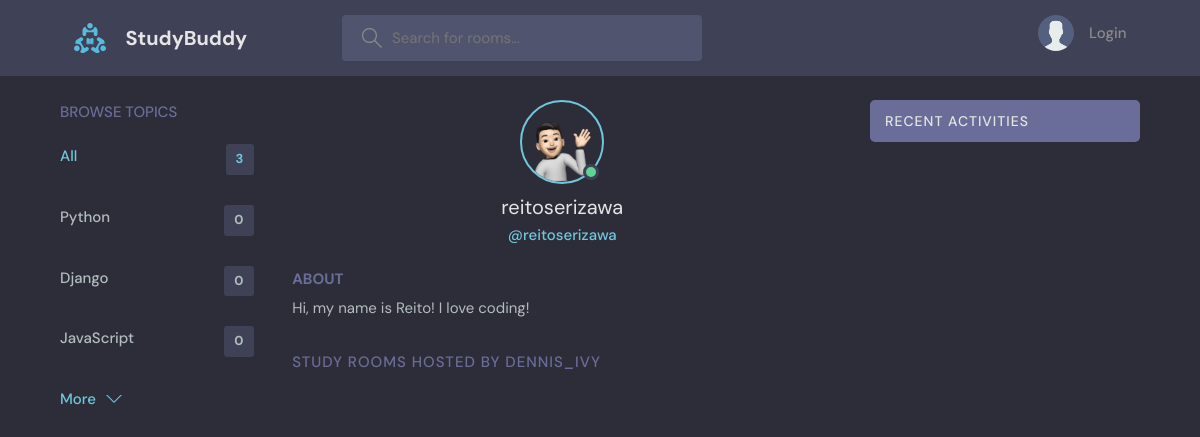
/profile/2/, run on an earlier commit of the app's database.
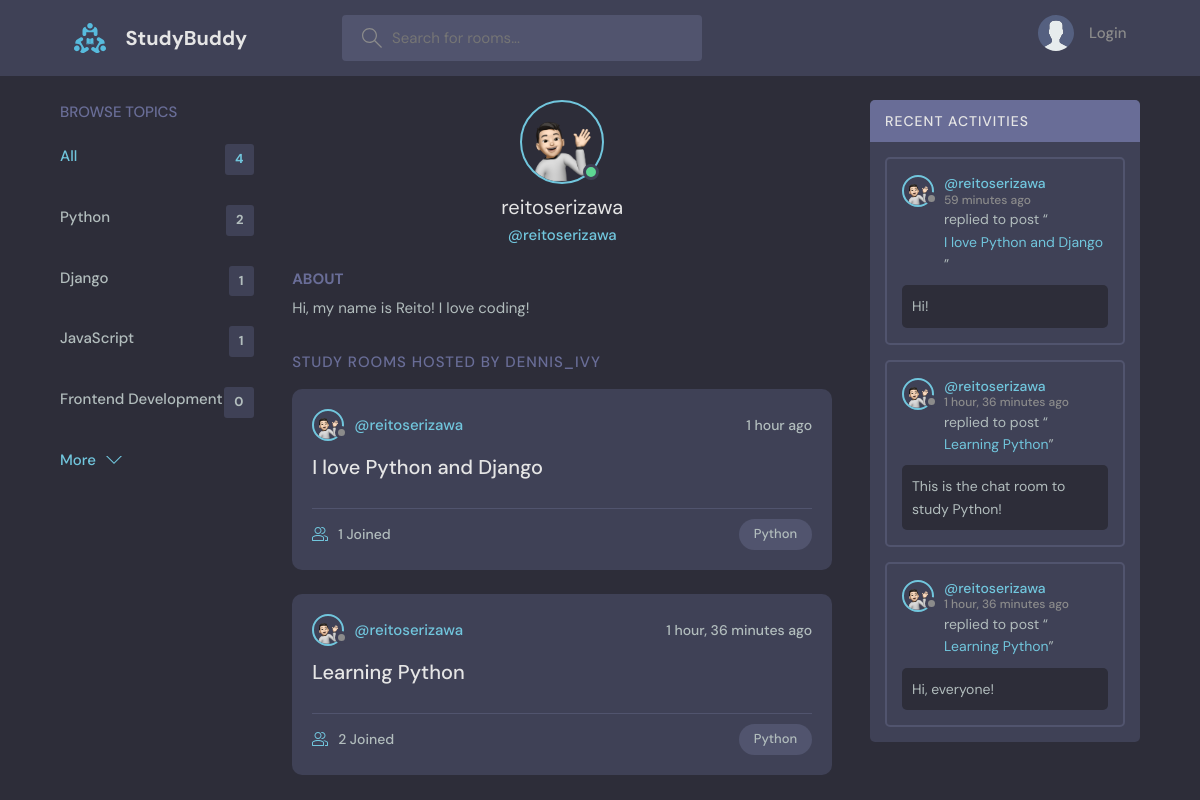
And on a later commit of the database.
### base/models.py (models this page shows, shortened)
class Topic(models.Model):
    name = models.CharField(max_length=200)

class User(AbstractUser):
    name = models.CharField(max_length=200, null=True)
    email = models.EmailField(unique=True, null=True)
    bio = models.TextField(null=True)
    avatar = models.ImageField(null=True, default="avatar.svg")
    USERNAME_FIELD = 'email'
    REQUIRED_FIELDS = []

class Room(models.Model):
    host = models.ForeignKey(User, on_delete=models.SET_NULL, null=True)
    topic = models.ForeignKey(Topic, on_delete=models.SET_NULL, null=True)
    name = models.CharField(max_length=200)
    description = models.TextField(null=True, blank=True)
    participants = models.ManyToManyField(User, related_name="participants", blank=True)
    updated = models.DateTimeField(auto_now=True)
    created = models.DateTimeField(auto_now_add=True)
    class Meta:
        ordering = ['-updated']
    def __str__(self):
        return self.name

class Message(models.Model):
    user = models.ForeignKey(User, on_delete=models.CASCADE)
    room = models.ForeignKey(Room, on_delete=models.CASCADE)
    body = models.TextField()
    updated = models.DateTimeField(auto_now=True)
    created = models.DateTimeField(auto_now_add=True)
    class Meta:
        ordering = ['-updated']

### base/views.py (the view)
# urls.py: path('profile/<str:pk>/', views.userProfile, name="user-profile"),
def userProfile(request, pk):
    user = User.objects.get(id=pk)
    rooms = user.room_set.all()
    room_messages = user.message_set.all()
    topics = Topic.objects.all()
    context = {'user': user, 'rooms': rooms, 'room_messages': room_messages, 'topics': topics}
    return render(request, 'base/profile.html', context)

### base/templates/base/profile.html (shortened to what this page needs)
{%extends 'main.html'%} {%block content%}
<main class="profile-page layout layout--3">
    <div class="container">
      {%include 'base/topics_component.html'%}
      <div class="roomList">
        <div class="profile">
          <div class="profile__avatar">
            <div class="avatar avatar--large active">
              <img src="{{user.avatar.url}}" />
            </div>
          </div>
          <div class="profile__info">
            <h3>{{user.username}}</h3>
            <p>@{{user.username}}</p>
          </div>
          <div class="profile__about">
            <h3>About</h3>
            <p>
              {{user.bio}}
            </p>
          </div>
        </div>
        <div class="roomList__header">
          <div>
            <h2>Study Rooms Hosted by dennis_ivy</a>
            </h2>
          </div>
        </div>
        {%include 'base/feed_component.html'%}
      </div>
      {%include 'base/activity_component.html'%}
    </div>
</main>
{%endblock content%}

### templates/main.html (shortened to what this page needs)
<!DOCTYPE html>
{%load static%}
<html lang="en">
  <head>
    <link rel="stylesheet" href="{%static "styles/style.css"%}" />
  </head>
  <body>
    {%include 'navbar.html'%}  {%block content%} {%endblock content%}
  </body>
</html>

### templates/navbar.html (shortened to what this page needs)
{%load static%}
<header class="header header--loggedIn">
  <div class="container">
    <a href="{%url 'home'%}" class="header__logo">
      <img src="{%static 'images/logo.svg'%}" />
      <h1>StudyBuddy</h1>
    </a>
    <form class="header__search" method="GET" action="{%url 'home'%}">
      <label>
        <input name="q" placeholder="Search for rooms..." />
      </label>
    </form>
    <nav class="header__menu">
      {%if request.user.is_authenticated%}
      <div class="header__user">
        <a href="{%url 'update-user'%}">
          <div class="avatar avatar--medium active">
            <img src="{{request.user.avatar.url}}" />
          </div>
          <p>{{request.user.username}} <span>@{{request.user.username}}</span></p>
        </a>
        <button class="dropdown-button">
          <svg
            version="1.1"
            xmlns="http://www.w3.org/2000/svg"
            width="32"
            height="32"
            viewBox="0 0 32 32"
          >
            <title>chevron-down</title>
            <path d="M16 21l-13-13h-3l16 16 16-16h-3l-13 13z"></path>
          </svg>
        </button>
      </div>
      {%else%}
      <a href="{%url 'login'%}">
        <img src="{%static 'images/avatar.svg'%}" />
        <p>Login</p>
      </a>
      {%endif%}
    </nav>
  </div>
</header>

### base/templates/base/topics_component.html
<div class="topics">
  <div class="topics__header">
    <h2>Browse Topics</h2>
  </div>
  <ul class="topics__list">
    <li>
      <a href="{%url 'home'%}" class="active"
        >All <span>{{topics.count}}</span></a
      >
    </li>
    {%for topic in topics%}
    <li>
      <a href="{%url 'home'%}?q={{topic.name}}"
        >{{topic.name}} <span>{{topic.room_set.all.count}}</span></a
      >
    </li>
    {%endfor%}
  </ul>
  <a class="btn btn--link" href="{%url 'topics'%}">
    More
    <svg
      version="1.1"
      xmlns="http://www.w3.org/2000/svg"
      width="32"
      height="32"
      viewBox="0 0 32 32"
    >
      <title>chevron-down</title>
      <path d="M16 21l-13-13h-3l16 16 16-16h-3l-13 13z"></path>
    </svg>
  </a>
</div>

### base/templates/base/feed_component.html (shortened to what this page needs)
{%for room in rooms%}
<div class="roomListRoom">
  <div class="roomListRoom__header">
    <a href="{%url 'user-profile' room.host.id%}" class="roomListRoom__author">
      <div class="avatar avatar--small">
        <img src="{{room.host.avatar.url}}" />
      </div>
      <span>@{{room.host.username}}</span>
    </a>
    <div class="roomListRoom__actions">
      <span>{{room.created|timesince}} ago</span>
    </div>
  </div>
  <div class="roomListRoom__content">
    <a href="{%url 'room' room.id%}">{{room.name}}</a>
  </div>
  <div class="roomListRoom__meta">
    <a href="{%url 'room' room.id%}" class="roomListRoom__joined">
      {{room.participants.all.count}} Joined
    </a>
    <p class="roomListRoom__topic">{{room.topic.name}}</p>
  </div>
</div>
{%endfor%}

### base/templates/base/activity_component.html (shortened to what this page needs)
<div class="activities">
  <div class="activities__header">
    <h2>Recent Activities</h2>
  </div>
  {%for message in room_messages%}
  <div class="activities__box">
    <div class="activities__boxHeader roomListRoom__header">
      <a
        href="{%url 'user-profile' message.user.id%}"
        class="roomListRoom__author"
      >
        <div class="avatar avatar--small">
          <img src="{{message.user.avatar.url}}" />
        </div>
        <p>
          @{{message.user.username}}
          <span>{{message.created|timesince}} ago</span>
        </p>
      </a>
    </div>
    <div class="activities__boxContent">
      <p>
        replied to post “<a href="{%url 'room' message.room.id%}"
          >{{message.room}}</a
        >”
      </p>
      <div class="activities__boxRoomContent">{{message.body}}</div>
    </div>
  </div>
  {%endfor%}
</div>

What changed in the data, as far as the page shows it:
computed for Topic "Python": room_set.all.count "0" → "2"
computed for Topic "Django": room_set.all.count "0" → "1"
computed for Topic "JavaScript": room_set.all.count "0" → "1"
added Topic: name "Frontend Development", room_set.all.count "0"
added Room: host.avatar (picture), host.username "reitoserizawa", created "1 hour", name "I love Python and Django", participants.all.count "1", topic.name "Python"
added Room: host.avatar (picture), host.username "reitoserizawa", created "1 hour, 36 minutes", name "Learning Python", participants.all.count "2", topic.name "Python"
added Message: user.avatar (picture), user.username "reitoserizawa", created "59 minutes", room "I love Python and Django", body "Hi!"
added Message: user.avatar (picture), user.username "reitoserizawa", created "1 hour, 36 minutes", room "Learning Python", body "This is the chat room to study Python!"
added Message: user.avatar (picture), user.username "reitoserizawa", created "1 hour, 36 minutes", room "Learning Python", body "Hi, everyone!"
Also different on the page:
{{ topics.count }}: "3" → "4"
